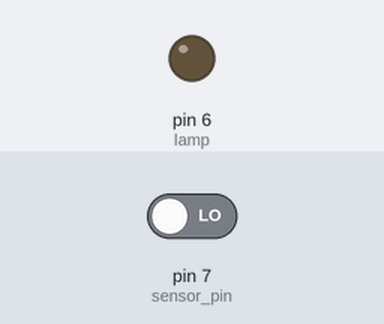
The sketch below on a simulated Arduino Uno, built with avr-gcc and run on an emulated ATmega328P. Parts: output pins drawn as LEDs (lit = HIGH). The test bench sets the inputs (shaded band); at power-on: pin 7 (sensor_pin) LOW.

Above: at 1.2 s.
1.3 s: pin 7 (sensor_pin) driven HIGH
At 3.8 s:
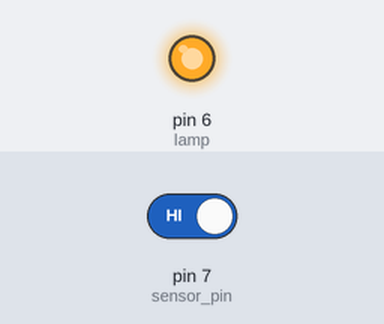
4.3 s: pin 7 (sensor_pin) driven LOW
At 5.4 s:
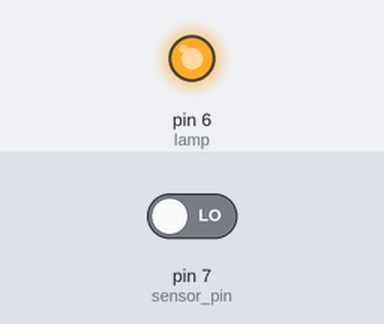
Timing chart, 0 to 7.3 s (numbered marks = the images above; inputs shaded):
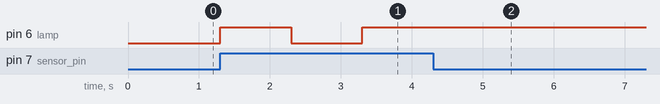

The sketch:

Control_the_flashlight_by_clapping.ino
```cpp
/*===============================================
Control the flashlight by clapping
=> Clap once to turn on the flashlight
=> Clap again to turn off the flashlight
Please wait for one second after the first clap before clapping again.
===============================================*/

int sensor_pin = 7;         // Sound sensor connected to digital pin 7
int lamp = 6;               // Lamp connected to digital pin 6
String lamp_status = "off"; // Variable to track the current state of the lamp

void setup()
{
    // put your setup code here, to run once:
    pinMode(sensor_pin, INPUT); // Set the sound sensor pin as an input
    pinMode(lamp, OUTPUT);      // Set the lamp pin as an output
}
void loop()
{
    // put your main code here, to run repeatedly:
    int sensor_data = digitalRead(sensor_pin); // Read the sound sensor data (0 or 1)

    if (sensor_data == 1) // If the sound sensor detects applause (HIGH signal)
    {
        if (lamp_status == "on") // If the lamp is currently on, turn it off
        {
            digitalWrite(lamp, LOW); // Turn off the lamp
            lamp_status = "off";     // Update the lamp status to "off"
        }
        else if (lamp_status == "off") // If the lamp is currently off, turn it on:
        {
            digitalWrite(lamp, HIGH); // Turn on the lamp
            lamp_status = "on";       // Update the lamp status to "on"
        }

        delay(1000); // Add a 1000 milliseconds delay to avoid rapid toggling due to continuous applause
    }
}
```

Measured:
- after the input at 1.3 s, pin 6 (lamp): LOW → HIGH at once, → LOW 1.0 s later, → HIGH 1.0 s later
- after the input at 4.3 s, pin 6 (lamp): stops changing and stays HIGH
